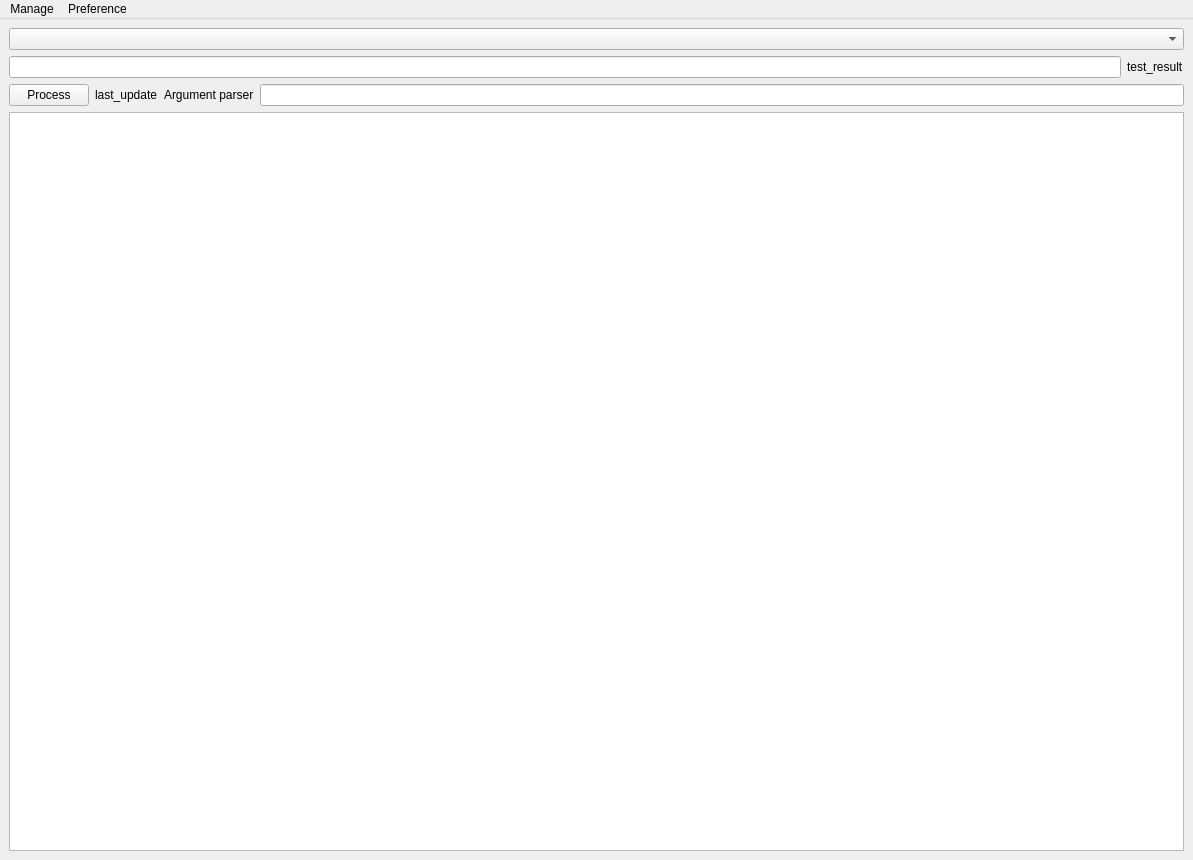
<?xml version="1.0" encoding="UTF-8"?>
<ui version="4.0">
 <class>MainWindow</class>
 <widget class="QMainWindow" name="MainWindow">
  <property name="geometry">
   <rect>
    <x>0</x>
    <y>0</y>
    <width>1193</width>
    <height>860</height>
   </rect>
  </property>
  <property name="acceptDrops">
   <bool>true</bool>
  </property>
  <property name="windowTitle">
   <string>RawTextCheck</string>
  </property>
  <widget class="QWidget" name="centralwidget">
   <property name="styleSheet">
    <string notr="true"/>
   </property>
   <layout class="QGridLayout" name="gridLayout">
    <item row="0" column="0">
     <layout class="QVBoxLayout" name="verticalLayout">
      <item>
       <widget class="QComboBox" name="comboBox_project"/>
      </item>
      <item>
       <layout class="QHBoxLayout" name="horizontalLayout">
        <item>
         <widget class="QLineEdit" name="lineEdit_filepath"/>
        </item>
        <item>
         <widget class="QLabel" name="label_fileOpened">
          <property name="text">
           <string>test_result</string>
          </property>
         </widget>
        </item>
       </layout>
      </item>
      <item>
       <layout class="QHBoxLayout" name="horizontalLayout_4">
        <item>
         <layout class="QHBoxLayout" name="horizontalLayout_3">
          <item>
           <widget class="QPushButton" name="pushButton_process">
            <property name="text">
             <string>Process</string>
            </property>
           </widget>
          </item>
          <item>
           <widget class="QLabel" name="label_updateResult">
            <property name="text">
             <string>last_update</string>
            </property>
           </widget>
          </item>
         </layout>
        </item>
        <item>
         <layout class="QHBoxLayout" name="horizontalLayout_2">
          <item>
           <widget class="QLabel" name="label_argument">
            <property name="text">
             <string>Argument parser</string>
            </property>
           </widget>
          </item>
          <item>
           <widget class="QLineEdit" name="lineEdit_argument"/>
          </item>
         </layout>
        </item>
       </layout>
      </item>
      <item>
       <widget class="DataResultTableView" name="tableView_result">
        <property name="dragDropOverwriteMode">
         <bool>false</bool>
        </property>
        <property name="selectionMode">
         <enum>QAbstractItemView::SingleSelection</enum>
        </property>
        <property name="selectionBehavior">
         <enum>QAbstractItemView::SelectRows</enum>
        </property>
        <property name="horizontalScrollMode">
         <enum>QAbstractItemView::ScrollPerPixel</enum>
        </property>
        <attribute name="horizontalHeaderShowSortIndicator" stdset="0">
         <bool>true</bool>
        </attribute>
        <attribute name="horizontalHeaderStretchLastSection">
         <bool>true</bool>
        </attribute>
        <attribute name="verticalHeaderVisible">
         <bool>false</bool>
        </attribute>
       </widget>
      </item>
     </layout>
    </item>
   </layout>
  </widget>
  <widget class="QMenuBar" name="menuBar">
   <property name="geometry">
    <rect>
     <x>0</x>
     <y>0</y>
     <width>1193</width>
     <height>21</height>
    </rect>
   </property>
   <widget class="QMenu" name="menuManage">
    <property name="title">
     <string>Manage</string>
    </property>
    <addaction name="actionProjects"/>
   </widget>
   <widget class="QMenu" name="menuPreference">
    <property name="title">
     <string>Preference</string>
    </property>
   </widget>
   <addaction name="menuManage"/>
   <addaction name="menuPreference"/>
  </widget>
  <action name="actionOpen_Recent_Result">
   <property name="text">
    <string>Open Recent Result</string>
   </property>
  </action>
  <action name="actionOpen_Result">
   <property name="text">
    <string>Open Result</string>
   </property>
  </action>
  <action name="actionProjects">
   <property name="text">
    <string>Configure projects</string>
   </property>
  </action>
  <action name="actionParsers">
   <property name="text">
    <string>Parsers</string>
   </property>
  </action>
  <action name="actionResults">
   <property name="text">
    <string>Results</string>
   </property>
  </action>
  <action name="actionKeybinding">
   <property name="text">
    <string>Keybinding</string>
   </property>
  </action>
  <action name="actionTheme">
   <property name="text">
    <string>Theme</string>
   </property>
  </action>
  <action name="actionCheck_for_Update">
   <property name="text">
    <string>Check for Updates</string>
   </property>
  </action>
  <action name="actionExport_projects_configuration">
   <property name="text">
    <string>Export all projects configuration</string>
   </property>
  </action>
  <action name="actionImport_projects_configuration">
   <property name="text">
    <string>Import all projects configuration</string>
   </property>
  </action>
  <action name="actionLanguage">
   <property name="text">
    <string>Language</string>
   </property>
  </action>
 </widget>
 <customwidgets>
  <customwidget>
   <class>DataResultTableView</class>
   <extends>QTableView</extends>
   <header>rawtextcheck/ui/widgets/dataresult_tableview.h</header>
  </customwidget>
 </customwidgets>
 <tabstops>
  <tabstop>comboBox_project</tabstop>
  <tabstop>lineEdit_filepath</tabstop>
  <tabstop>lineEdit_argument</tabstop>
 </tabstops>
 <resources/>
 <connections/>
</ui>
